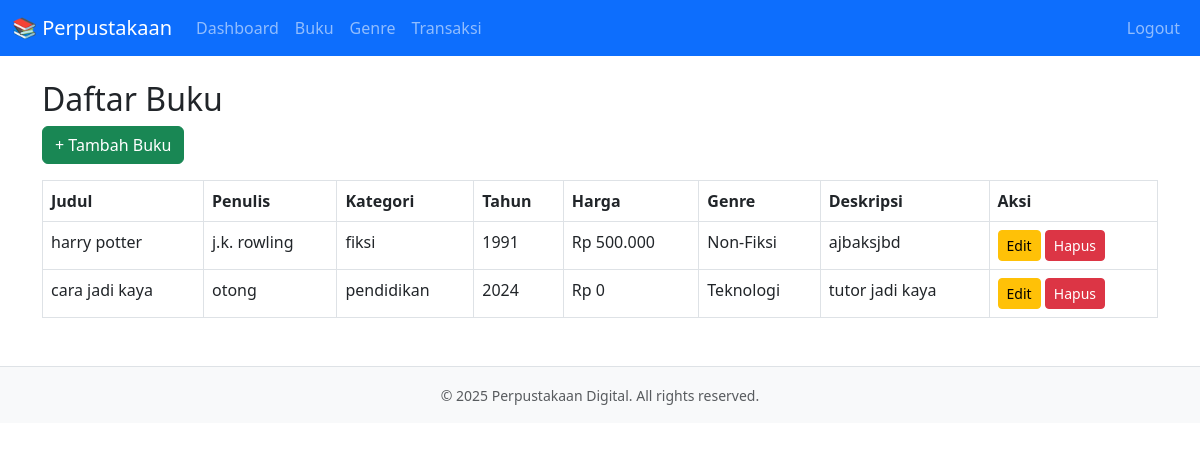
Page /public/daftar_buku.php (signed in) on the committed database.
### tables this page shows
CREATE TABLE `books` (
  `id_book` int(11) NOT NULL,
  `title` varchar(255) NOT NULL,
  `author` varchar(255) NOT NULL,
  `category` varchar(255) DEFAULT NULL,
  `year` int(11) DEFAULT NULL,
  `harga` decimal(10,2) DEFAULT NULL,
  `id_genre` int(11) DEFAULT NULL,
  `description` text DEFAULT NULL
);

CREATE TABLE `genres` (
  `id_genre` int(11) NOT NULL,
  `name` varchar(50) NOT NULL
);

### public/daftar_buku.php (the view, shortened to what this page needs)
<?php
include '../config/db.php';
include '../views/header.php';
$userRole = $_SESSION['role'];
$books = $pdo->query("
    SELECT books.*, genres.name AS genre
    FROM books
    LEFT JOIN genres ON books.id_genre = genres.id_genre
")->fetchAll();
?>
<h2>Daftar Buku</h2>
<?php if ($userRole === 'admin'): ?>
    <a href="add_book.php" class="btn btn-success mb-3">+ Tambah Buku</a>
<?php endif; ?>
<table class="table table-bordered table-hover">
    <thead>
        <tr>
            <th>Judul</th>
            <th>Penulis</th>
            <th>Kategori</th>
            <th>Tahun</th>
            <th>Harga</th>
            <th>Genre</th>
            <th>Deskripsi</th>
            <th>Aksi</th>
        </tr>
    </thead>
    <tbody>
        <?php foreach ($books as $book): ?>
            <tr>
                <td><?= htmlspecialchars($book['title']) ?></td>
                <td><?= htmlspecialchars($book['author']) ?></td>
                <td><?= htmlspecialchars($book['category']) ?></td>
                <td><?= $book['year'] ?></td>
                <td>Rp <?= number_format($book['harga'], 0, ',', '.') ?></td>
                <td><?= $book['genre'] ?></td>
                <td><?= htmlspecialchars($book['description']) ?></td>
                <td>
                    <?php if ($userRole === 'admin'): ?>
                        <a href="edit_book.php?id=<?= $book['id_book'] ?>" class="btn btn-warning btn-sm">Edit</a>
                        <a href="delete_book.php?id=<?= $book['id_book'] ?>" class="btn btn-danger btn-sm"
                            onclick="return confirm('Yakin hapus buku ini?')">Hapus</a>
                    <?php else: ?>
                        <a href="beli_ebook.php?id=<?= $book['id_book'] ?>" class="btn btn-primary btn-sm">Beli</a>
                    <?php endif; ?>
                </td>
            </tr>
        <?php endforeach; ?>
    </tbody>
</table>
<?php include '../views/footer.php'; ?>

### rows in the picture
books: title "harry potter", author "j.k. rowling", category "fiksi", year "1991", harga "500.000", id_genre.name "Non-Fiksi", description "ajbaksjbd"
books: title "cara jadi kaya", author "otong", category "pendidikan", year "2024", harga "0", id_genre.name "Teknologi", description "tutor jadi kaya"
